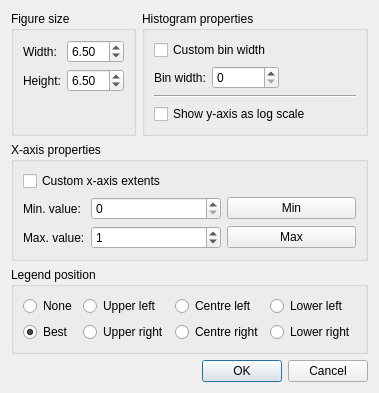
<?xml version="1.0" encoding="UTF-8"?>
<ui version="4.0">
 <class>SeqHistogramDialog</class>
 <widget class="QDialog" name="SeqHistogramDialog">
  <property name="geometry">
   <rect>
    <x>0</x>
    <y>0</y>
    <width>350</width>
    <height>374</height>
   </rect>
  </property>
  <property name="sizePolicy">
   <sizepolicy hsizetype="Fixed" vsizetype="Fixed">
    <horstretch>0</horstretch>
    <verstretch>0</verstretch>
   </sizepolicy>
  </property>
  <property name="windowTitle">
   <string>Sequence histogram</string>
  </property>
  <property name="windowIcon">
   <iconset>
    <normaloff>../../../../icons/programIcon.png</normaloff>../../../../icons/programIcon.png</iconset>
  </property>
  <layout class="QVBoxLayout" name="verticalLayout_2">
   <item>
    <layout class="QHBoxLayout" name="horizontalLayout">
     <item>
      <layout class="QHBoxLayout" name="horizontalLayout_8">
       <item>
        <widget class="QGroupBox" name="groupBox_3">
         <property name="title">
          <string>Figure size</string>
         </property>
         <layout class="QVBoxLayout" name="verticalLayout_3">
          <item>
           <layout class="QFormLayout" name="formLayout_2">
            <item row="0" column="0">
             <widget class="QLabel" name="lblFigureWidth">
              <property name="text">
               <string>Width:</string>
              </property>
             </widget>
            </item>
            <item row="0" column="1">
             <widget class="QDoubleSpinBox" name="spinFigWidth">
              <property name="decimals">
               <number>2</number>
              </property>
              <property name="minimum">
               <double>2.000000000000000</double>
              </property>
              <property name="maximum">
               <double>20.000000000000000</double>
              </property>
              <property name="singleStep">
               <double>0.500000000000000</double>
              </property>
              <property name="value">
               <double>6.500000000000000</double>
              </property>
             </widget>
            </item>
            <item row="1" column="0">
             <widget class="QLabel" name="lblFigureHeight">
              <property name="text">
               <string>Height:</string>
              </property>
             </widget>
            </item>
            <item row="1" column="1">
             <widget class="QDoubleSpinBox" name="spinFigHeight">
              <property name="minimum">
               <double>2.000000000000000</double>
              </property>
              <property name="maximum">
               <double>12.000000000000000</double>
              </property>
              <property name="singleStep">
               <double>0.500000000000000</double>
              </property>
              <property name="value">
               <double>6.500000000000000</double>
              </property>
             </widget>
            </item>
           </layout>
          </item>
         </layout>
        </widget>
       </item>
      </layout>
     </item>
     <item>
      <widget class="QGroupBox" name="groupBox_4">
       <property name="title">
        <string>Histogram properties</string>
       </property>
       <layout class="QVBoxLayout" name="verticalLayout_4">
        <item>
         <widget class="QCheckBox" name="chkCustomBinWidth">
          <property name="text">
           <string>Custom bin width</string>
          </property>
         </widget>
        </item>
        <item>
         <layout class="QHBoxLayout" name="horizontalLayout_7">
          <item>
           <widget class="QLabel" name="lblBinWidth">
            <property name="text">
             <string>Bin width:</string>
            </property>
           </widget>
          </item>
          <item>
           <layout class="QHBoxLayout" name="horizontalLayout_2">
            <item>
             <widget class="QSpinBox" name="spinBinWidth">
              <property name="maximum">
               <number>1000000</number>
              </property>
              <property name="singleStep">
               <number>100</number>
              </property>
             </widget>
            </item>
            <item>
             <spacer name="horizontalSpacer_2">
              <property name="orientation">
               <enum>Qt::Horizontal</enum>
              </property>
              <property name="sizeHint" stdset="0">
               <size>
                <width>40</width>
                <height>20</height>
               </size>
              </property>
             </spacer>
            </item>
           </layout>
          </item>
         </layout>
        </item>
        <item>
         <widget class="Line" name="line">
          <property name="orientation">
           <enum>Qt::Horizontal</enum>
          </property>
         </widget>
        </item>
        <item>
         <widget class="QCheckBox" name="chkLogScale">
          <property name="text">
           <string>Show y-axis as log scale</string>
          </property>
         </widget>
        </item>
        <item>
         <spacer name="verticalSpacer">
          <property name="orientation">
           <enum>Qt::Vertical</enum>
          </property>
          <property name="sizeHint" stdset="0">
           <size>
            <width>20</width>
            <height>0</height>
           </size>
          </property>
         </spacer>
        </item>
       </layout>
      </widget>
     </item>
    </layout>
   </item>
   <item>
    <widget class="QGroupBox" name="groupBox">
     <property name="title">
      <string>X-axis properties</string>
     </property>
     <layout class="QVBoxLayout" name="verticalLayout">
      <item>
       <widget class="QCheckBox" name="chkCustomXaxis">
        <property name="text">
         <string>Custom x-axis extents</string>
        </property>
       </widget>
      </item>
      <item>
       <layout class="QFormLayout" name="formLayout_3">
        <item row="0" column="0">
         <widget class="QLabel" name="label_3">
          <property name="text">
           <string>Min. value:</string>
          </property>
         </widget>
        </item>
        <item row="0" column="1">
         <layout class="QHBoxLayout" name="horizontalLayout_6">
          <item>
           <widget class="QDoubleSpinBox" name="spinXmin">
            <property name="decimals">
             <number>0</number>
            </property>
            <property name="minimum">
             <double>0.000000000000000</double>
            </property>
            <property name="maximum">
             <double>1000000.000000000000000</double>
            </property>
            <property name="singleStep">
             <double>10.000000000000000</double>
            </property>
            <property name="value">
             <double>0.000000000000000</double>
            </property>
           </widget>
          </item>
          <item>
           <widget class="QPushButton" name="btnXmin">
            <property name="text">
             <string>Min</string>
            </property>
           </widget>
          </item>
         </layout>
        </item>
        <item row="1" column="0">
         <widget class="QLabel" name="label">
          <property name="text">
           <string>Max. value:</string>
          </property>
         </widget>
        </item>
        <item row="1" column="1">
         <layout class="QHBoxLayout" name="horizontalLayout_4">
          <item>
           <widget class="QDoubleSpinBox" name="spinXmax">
            <property name="decimals">
             <number>0</number>
            </property>
            <property name="maximum">
             <double>1000000000.000000000000000</double>
            </property>
            <property name="singleStep">
             <double>10.000000000000000</double>
            </property>
            <property name="value">
             <double>1.000000000000000</double>
            </property>
           </widget>
          </item>
          <item>
           <widget class="QPushButton" name="btnXmax">
            <property name="text">
             <string>Max</string>
            </property>
           </widget>
          </item>
         </layout>
        </item>
       </layout>
      </item>
     </layout>
    </widget>
   </item>
   <item>
    <widget class="QGroupBox" name="groupBox_5">
     <property name="title">
      <string>Legend position</string>
     </property>
     <layout class="QGridLayout" name="gridLayout">
      <item row="0" column="0">
       <widget class="QRadioButton" name="radioLegendPosNone">
        <property name="text">
         <string>None</string>
        </property>
       </widget>
      </item>
      <item row="0" column="1">
       <widget class="QRadioButton" name="radioLegendPosUpperLeft">
        <property name="text">
         <string>Upper left</string>
        </property>
       </widget>
      </item>
      <item row="0" column="2">
       <widget class="QRadioButton" name="radioLegendPosCentreLeft">
        <property name="text">
         <string>Centre left</string>
        </property>
       </widget>
      </item>
      <item row="0" column="3">
       <widget class="QRadioButton" name="radioLegendPosLowerLeft">
        <property name="text">
         <string>Lower left</string>
        </property>
        <property name="checked">
         <bool>false</bool>
        </property>
       </widget>
      </item>
      <item row="1" column="0">
       <widget class="QRadioButton" name="radioLegendPosBest">
        <property name="text">
         <string>Best</string>
        </property>
        <property name="checked">
         <bool>true</bool>
        </property>
       </widget>
      </item>
      <item row="1" column="1">
       <widget class="QRadioButton" name="radioLegendPosUpperRight">
        <property name="text">
         <string>Upper right</string>
        </property>
       </widget>
      </item>
      <item row="1" column="2">
       <widget class="QRadioButton" name="radioLegendPosCentreRight">
        <property name="text">
         <string>Centre right</string>
        </property>
       </widget>
      </item>
      <item row="1" column="3">
       <widget class="QRadioButton" name="radioLegendPosLowerRight">
        <property name="text">
         <string>Lower right</string>
        </property>
       </widget>
      </item>
      <item row="2" column="0">
       <spacer name="verticalSpacer_2">
        <property name="orientation">
         <enum>Qt::Vertical</enum>
        </property>
        <property name="sizeHint" stdset="0">
         <size>
          <width>20</width>
          <height>0</height>
         </size>
        </property>
       </spacer>
      </item>
     </layout>
    </widget>
   </item>
   <item>
    <layout class="QHBoxLayout" name="horizontalLayout_3">
     <item>
      <spacer name="horizontalSpacer">
       <property name="orientation">
        <enum>Qt::Horizontal</enum>
       </property>
       <property name="sizeHint" stdset="0">
        <size>
         <width>168</width>
         <height>20</height>
        </size>
       </property>
      </spacer>
     </item>
     <item>
      <widget class="QDialogButtonBox" name="buttonBox">
       <property name="orientation">
        <enum>Qt::Horizontal</enum>
       </property>
       <property name="standardButtons">
        <set>QDialogButtonBox::Cancel|QDialogButtonBox::Ok</set>
       </property>
       <property name="centerButtons">
        <bool>false</bool>
       </property>
      </widget>
     </item>
    </layout>
   </item>
  </layout>
 </widget>
 <resources/>
 <connections>
  <connection>
   <sender>buttonBox</sender>
   <signal>accepted()</signal>
   <receiver>SeqHistogramDialog</receiver>
   <slot>accept()</slot>
   <hints>
    <hint type="sourcelabel">
     <x>248</x>
     <y>254</y>
    </hint>
    <hint type="destinationlabel">
     <x>157</x>
     <y>274</y>
    </hint>
   </hints>
  </connection>
  <connection>
   <sender>buttonBox</sender>
   <signal>rejected()</signal>
   <receiver>SeqHistogramDialog</receiver>
   <slot>reject()</slot>
   <hints>
    <hint type="sourcelabel">
     <x>316</x>
     <y>260</y>
    </hint>
    <hint type="destinationlabel">
     <x>286</x>
     <y>274</y>
    </hint>
   </hints>
  </connection>
 </connections>
 <designerdata>
  <property name="gridDeltaX">
   <number>10</number>
  </property>
  <property name="gridDeltaY">
   <number>10</number>
  </property>
  <property name="gridSnapX">
   <bool>true</bool>
  </property>
  <property name="gridSnapY">
   <bool>true</bool>
  </property>
  <property name="gridVisible">
   <bool>true</bool>
  </property>
 </designerdata>
</ui>
